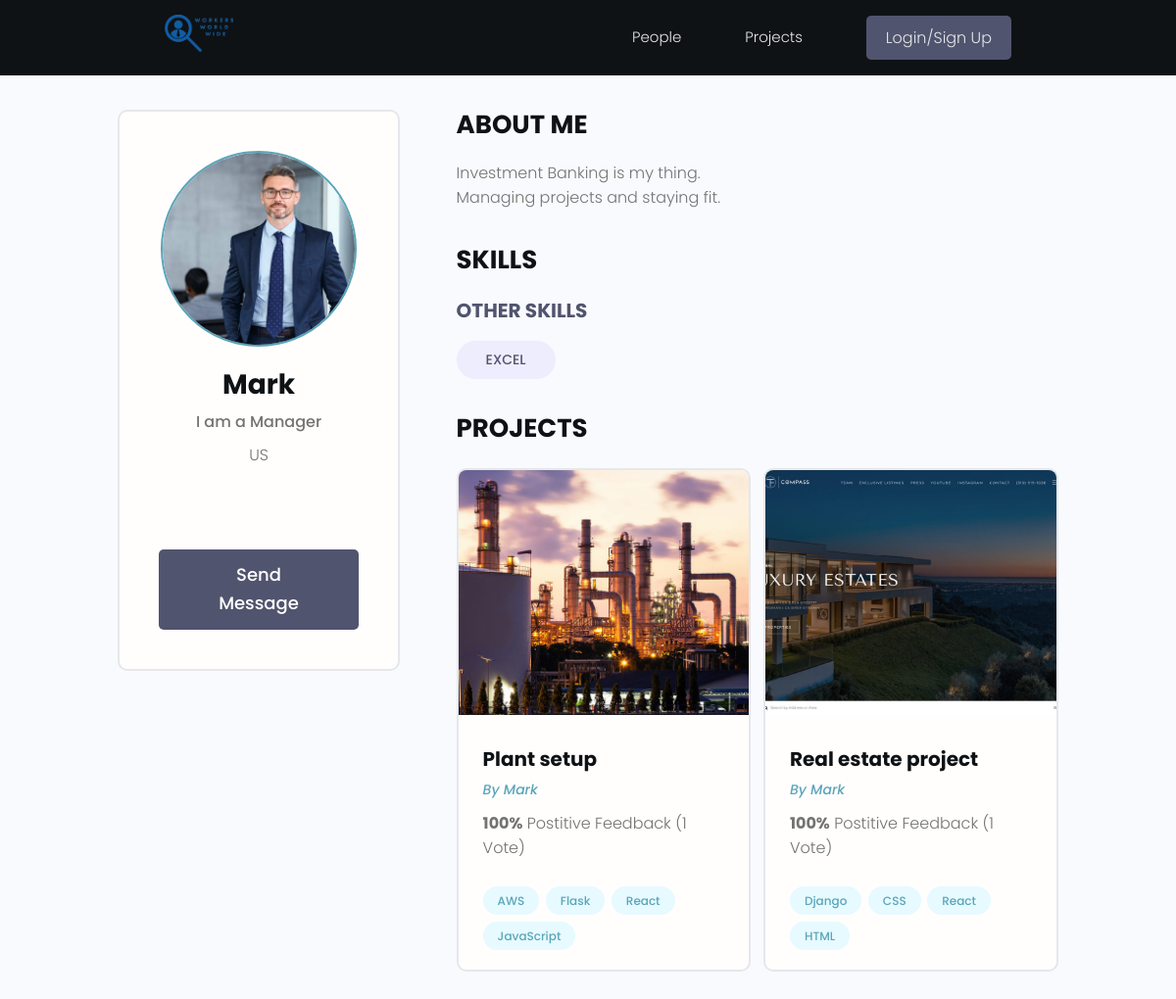
/profile/ac8e199e-984d-4010-b2bf-911755af41e0/, run on the app's committed database.
### users/models.py (models this page shows, shortened)
class Profile(models.Model):
    user = models.OneToOneField(User, on_delete=models.CASCADE, null=True, blank=True)
    name = models.CharField(max_length=200, blank=True, null=True)
    email = models.EmailField(max_length=500, blank=True, null=True)
    username = models.CharField(max_length=200, blank=True, null=True)
    location = models.CharField(max_length=200, blank=True, null=True)
    short_intro = models.CharField(max_length=200, blank=True, null=True)
    bio = models.TextField(blank=True, null=True)
    profile_image = models.ImageField(null=True, blank=True, upload_to='profiles/', default='profiles/user-default.png')
    social_github = models.CharField(max_length=200, blank=True, null=True)
    social_twitter = models.CharField(max_length=200, blank=True, null=True)
    social_linkedin = models.CharField(max_length=200, blank=True, null=True)
    social_youtube = models.CharField(max_length=200, blank=True, null=True)
    social_website = models.CharField(max_length=200, blank=True, null=True)
    created = models.DateTimeField(auto_now_add=True)
    id = models.UUIDField(default=uuid.uuid4, unique=True, primary_key=True, editable=False)
    class Meta:
        ordering = ['created']

class Skill(models.Model):
    owner = models.ForeignKey(Profile, on_delete=models.CASCADE, null=True, blank=True)
    name = models.CharField(max_length=200, blank=True, null=True)
    description = models.TextField(null=True, blank=True)
    created = models.DateTimeField(auto_now_add=True)
    id = models.UUIDField(default=uuid.uuid4, unique=True, primary_key=True, editable=False)

### projects/models.py (models this page shows, shortened)
class Project(models.Model):
    owner = models.ForeignKey(Profile, null=True, blank=True, on_delete=models.CASCADE)
    title = models.CharField(max_length=200)
    description = models.TextField(null= True, blank=True)
    featured_image = models.ImageField(null=True, blank=True, default='default.jpg')
    demo_link = models.CharField(max_length=2000, null=True, blank=True)
    source_link = models.CharField(max_length=2000, null=True, blank=True)
    tags = models.ManyToManyField('Tag', blank=True)
    vote_total = models.IntegerField(default=0, null=True, blank=True)
    vote_ratio = models.IntegerField(default=0, null=True, blank=True)
    created = models.DateTimeField(auto_now_add=True)
    id = models.UUIDField(default=uuid.uuid4, unique=True, primary_key=True, editable=False)
    class Meta:
        ordering = ['-created']
    @property
    def imageURL(self):
        try:
            url = self.featured_image.url
        except:
            url = ''
        return url

class Tag(models.Model):
    name = models.CharField(max_length=200)
    created = models.DateTimeField(auto_now_add=True)
    id = models.UUIDField(default=uuid.uuid4, unique=True, primary_key=True, editable=False)

### users/views.py (the view)
# urls.py: path('profile/<str:pk>/', views.userProfile, name='user_profile'),
def userProfile(request, pk):
    profile = Profile.objects.get(id=pk)
    topSkills = profile.skill_set.exclude(description__exact="")
    otherSkills = profile.skill_set.filter(description="")
    context = {'profile': profile, 'topSkills': topSkills, 'otherSkills': otherSkills}
    return render(request, 'users/user-profile.html', context)

### users/templates/users/user-profile.html (shortened to what this page needs)
{% extends 'main.html' %}
{% block content %}
  <main class="profile my-md">
    <div class="container">
      <div class="layout">
        <div class="column column--1of3">
          <div class="card text-center">
            <div class="card__body dev">
              <img class="avatar avatar--xl" src="{{ profile.profile_image.url }}" />
              <h2 class="dev__name">{{ profile.name }}</h2>
              <p class="dev__title">{{ profile.short_intro }}</p>
              <p class="dev__location">{{ profile.location }}</p>
              <ul class="dev__social">
              </ul>
              {% if request.user.profile.id != profile.id %}
              <a href="{% url 'create_message' profile.id %}" class="btn btn--sub btn--lg">Send Message </a>
              {% endif %}
            </div>
          </div>
        </div>
        <div class="column column--2of3">
          <div class="devInfo">
            <h3 class="devInfo__title">About Me</h3>
            <p class="devInfo__about">
              {{ profile.bio|linebreaks }}
            </p>
          </div>
          <div class="devInfo">
            <h3 class="devInfo__title">Skills</h3>
            <div class="devInfo__skills">
              <h3 class="devInfo__subtitle">Other Skills</h3>
              <div class="devInfo__otherSkills">
                {% for skill in otherSkills %}
                <span class="tag tag--pill tag--sub tag--lg">
                  <small>{{ skill.name }}</small>
                </span>
                {% endfor %}
              </div>
            </div>
          </div>
          <div class="devInfo">
            <h3 class="devInfo__title">Projects</h3>
            <div class="grid grid--two">
              {% for proj in profile.project_set.all %}
              <div class="column">
                <div class="card project">
                  <a href="{% url 'single_project' proj.id %}" class="project">
                    <img class="project__thumbnail" src="{{ proj.imageURL }}" alt="project thumbnail" />
                    <div class="card__body">
                      <h3 class="project__title">{{ proj.title }}</h3>
                      <p><a class="project__author" href="{% url 'user_profile' proj.owner.id %}">By {{ proj.owner.name }}</a></p>
                      <p class="project--rating">
                        <span style="font-weight: bold;">{{ proj.vote_ratio }}%</span> Postitive
                        Feedback ({{ proj.vote_total }} Vote{{ proj.vote_total|pluralize:"s" }})
                      </p>
                      <div class="project__tags">
                        {% for tg in proj.tags.all %}
                        <span class="tag tag--pill tag--main">
                          <small>{{ tg.name }}</small>
                        </span>
                        {% endfor %}
                      </div>
                    </div>
                  </a>
                </div>
              </div>
              {% endfor %}
            </div>
          </div>
        </div>
      </div>
    </div>
  </main>
{% endblock content %}

### static/styles/app.css (style rules this page uses)
:root { --color-sub: #0E1215; }
.btn--sub { background-color: var(--color-sub-light); }
.card { border: 2px solid var(--color-light); }
img { width: 100%; }
.profile .card > .dev { padding: 4rem; }
.dev__name { color: var(--color-sub); font-size: 2.8rem; font-weight: 700; margin-top: 1rem; margin-bottom: 0.5rem; }
.dev__title { font-size: 1.6rem; font-weight: 500; line-height: 1.3; }
.dev__location { margin-top: 1rem; }
.dev__social { margin: 3rem 0; list-style: none; display: flex; justify-content: center; gap: 1.5rem; }
.devInfo { margin-bottom: 3rem; }
.devInfo__title, .devInfo__subtitle { font-size: 2.6rem; color: var(--color-sub); text-transform: uppercase; font-weight: 700; margin-bottom: 1.5rem; }
.devInfo__subtitle { font-size: 2rem; color: var(--color-sub-light); }
.devInfo__about, .devSkill__info { font-size: 1.45rem; line-height: 1.7; text-align: justify; }
.project__author { font-size: 1.4rem; font-style: italic; }
.project--rating { margin-bottom: 1.6em; margin-top: .5em; }
.project__thumbnail { height: 25rem; object-fit: cover; object-position: top center; }
.project__title { font-size: 2rem; font-weight: 700; color: var(--color-sub); }

### static/uikit/styles/modules/_variables.css (style rules this page uses)
:root { --color-main: #5aa5b9; --color-main-light: #e6faff; --color-sub: #3f4156; --color-sub-light: #51546e; --color-sub-lighter: #ededfd; --color-text: #737373; --color-gray: #8b8b8b; --color-light: #e5e7eb; --color-light-gray: #767676; --color-bg: #f8fafd; --color-white: #fffefd; --color-white-light: #f3f3f3; --color-success: #359e64; --color-success-bg: #def8e8; --color-error: #fc4b0b; --color-error-bg: #fff2ee; --font-base: 'Poppins', arial, helvetica, 'Segoe UI', roboto, ubuntu, sans-serif; --font-monospace: 'Fira Code', 'Courier New', courier, monospace; --font-regular: 300; --font-medium: 500; --font-bold: 700; --generic-shadow: 1px 1px 5px #00000010; --generic-transition: all 0.3s ease-in-out; }

### static/uikit/styles/modules/_base.css (style rules this page uses)
* { margin: 0; padding: 0; box-sizing: border-box; text-rendering: optimizeLegibility; color: inherit; font-size: inherit; }
html { font-size: 50%; }
@media only screen and (min-width: 480px) { html { font-size: 56.25%; } }
@media only screen and (min-width: 1200px) { html { font-size: 62.5%; } }
body { line-height: 1.6; font-weight: 400; font-size: 1.5rem; color: var(--color-text); background-color: var(--color-bg); min-height: 100vh; }

### static/uikit/styles/modules/_typography.css (style rules this page uses)
* { font-family: var(--font-base); }
h2 { font-size: 3.6rem; font-weight: var(--font-bold); }
h3 { font-size: 3.2rem; font-weight: var(--font-medium); }
p, span, strong { font-size: 1.6rem; color: var(--color-text); font-weight: var(--font-regular); }
a { padding-bottom: 2px; text-decoration: none; display: inline-block; color: var(--color-main); font-weight: var(--font-medium); }

### static/uikit/styles/modules/_utilities.css (style rules this page uses)
.container { width: 92%; max-width: 165rem; margin: 0 auto; box-sizing: border-box; }
@media screen and (min-width: 1000px) { .container { width: 90%; } }
@media screen and (min-width: 1200px) { .container { width: 80%; } }
.text-center { text-align: center; }
.my-md { margin: 3rem auto; }

### static/uikit/styles/modules/_avatar.css (style rules this page uses)
.avatar { border-radius: 50%; border: 2px solid var(--color-main); object-fit: cover; }
.avatar--xl { height: 20rem; width: 20rem; }

### static/uikit/styles/modules/_button.css (style rules this page uses)
.btn { display: inline-block; position: relative; cursor: pointer; background-color: var(--color-light); font-weight: var(--font-medium); color: var(--color-sub); text-decoration: none; padding: 1rem 2rem; border-radius: 0.5rem; border: none; width: -webkit-fit-content; width: -moz-fit-content; width: fit-content; height: -webkit-fit-content; height: -moz-fit-content; height: fit-content; font-size: 1.6rem; outline-width: 0; outline-color: transparent; -webkit-backface-visibility: hidden; backface-visibility: hidden; transition: all 0.3s ease-in-out; }
.btn--sub { background-color: var(--color-sub); color: var(--color-white); }
.btn--lg { font-size: 1.8rem; padding: 1.2rem 4.5rem; }

### static/uikit/styles/modules/_card.css (style rules this page uses)
.card { border-radius: 1rem; background-color: var(--color-white); border: 1.5px solid var(--color-light); width: auto; height: auto; margin-top: 0.5rem; margin-bottom: 0.5rem; overflow: hidden; }
.card__body, .card__header { padding: 2rem 2.5rem; }

### static/uikit/styles/modules/_layout.css (style rules this page uses)
.layout { display: flex; flex-flow: row wrap; justify-content: space-between; }
.layout > .column { margin-bottom: 3rem; }
.layout > .column.column--1of3 { flex-basis: 30%; }
.layout > .column.column--2of3 { flex-basis: 64%; }

### data on the page
Profile: profile_image (picture), name "Mark", short_intro "I am a Manager", location "US", bio "Investment Banking is my thing. Managing projects and staying fit."
Skill: name "EXCEL"
Project: imageURL (picture), title "Plant setup", owner.name "Mark", vote_ratio "100", vote_total "1"
Tag: name "AWS"
Tag: name "Flask"
Tag: name "React"
Tag: name "JavaScript"
Project: imageURL (picture), title "Real estate project", owner.name "Mark", vote_ratio "100", vote_total "1"
Tag: name "Django"
Tag: name "CSS"
Tag: name "HTML"
